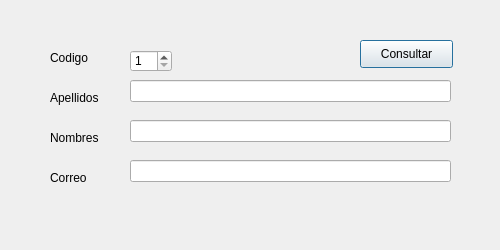
<?xml version="1.0" encoding="UTF-8"?>
<ui version="4.0">
 <class>dlgDemo05</class>
 <widget class="QDialog" name="dlgDemo05">
  <property name="geometry">
   <rect>
    <x>0</x>
    <y>0</y>
    <width>500</width>
    <height>250</height>
   </rect>
  </property>
  <property name="windowTitle">
   <string>Demo 05: Consulta Conectada de un Alumno</string>
  </property>
  <widget class="QLabel" name="lblCodigo">
   <property name="geometry">
    <rect>
     <x>50</x>
     <y>50</y>
     <width>55</width>
     <height>16</height>
    </rect>
   </property>
   <property name="text">
    <string>Codigo</string>
   </property>
  </widget>
  <widget class="QLabel" name="lblApellidos">
   <property name="geometry">
    <rect>
     <x>50</x>
     <y>90</y>
     <width>55</width>
     <height>16</height>
    </rect>
   </property>
   <property name="text">
    <string>Apellidos</string>
   </property>
  </widget>
  <widget class="QLineEdit" name="txtApellidos">
   <property name="geometry">
    <rect>
     <x>130</x>
     <y>80</y>
     <width>321</width>
     <height>22</height>
    </rect>
   </property>
   <property name="readOnly">
    <bool>true</bool>
   </property>
  </widget>
  <widget class="QLabel" name="lblNombres">
   <property name="geometry">
    <rect>
     <x>50</x>
     <y>130</y>
     <width>55</width>
     <height>16</height>
    </rect>
   </property>
   <property name="text">
    <string>Nombres</string>
   </property>
  </widget>
  <widget class="QLineEdit" name="txtNombres">
   <property name="geometry">
    <rect>
     <x>130</x>
     <y>120</y>
     <width>321</width>
     <height>22</height>
    </rect>
   </property>
   <property name="readOnly">
    <bool>true</bool>
   </property>
  </widget>
  <widget class="QLabel" name="lblCorreo">
   <property name="geometry">
    <rect>
     <x>50</x>
     <y>170</y>
     <width>55</width>
     <height>16</height>
    </rect>
   </property>
   <property name="text">
    <string>Correo</string>
   </property>
  </widget>
  <widget class="QLineEdit" name="txtCorreo">
   <property name="geometry">
    <rect>
     <x>130</x>
     <y>160</y>
     <width>321</width>
     <height>22</height>
    </rect>
   </property>
   <property name="readOnly">
    <bool>true</bool>
   </property>
  </widget>
  <widget class="QPushButton" name="btnConsultar">
   <property name="geometry">
    <rect>
     <x>360</x>
     <y>40</y>
     <width>93</width>
     <height>28</height>
    </rect>
   </property>
   <property name="text">
    <string>Consultar</string>
   </property>
  </widget>
  <widget class="QSpinBox" name="txtCodigo">
   <property name="geometry">
    <rect>
     <x>130</x>
     <y>50</y>
     <width>42</width>
     <height>22</height>
    </rect>
   </property>
   <property name="minimum">
    <number>1</number>
   </property>
   <property name="maximum">
    <number>999999999</number>
   </property>
  </widget>
 </widget>
 <resources/>
 <connections/>
</ui>
